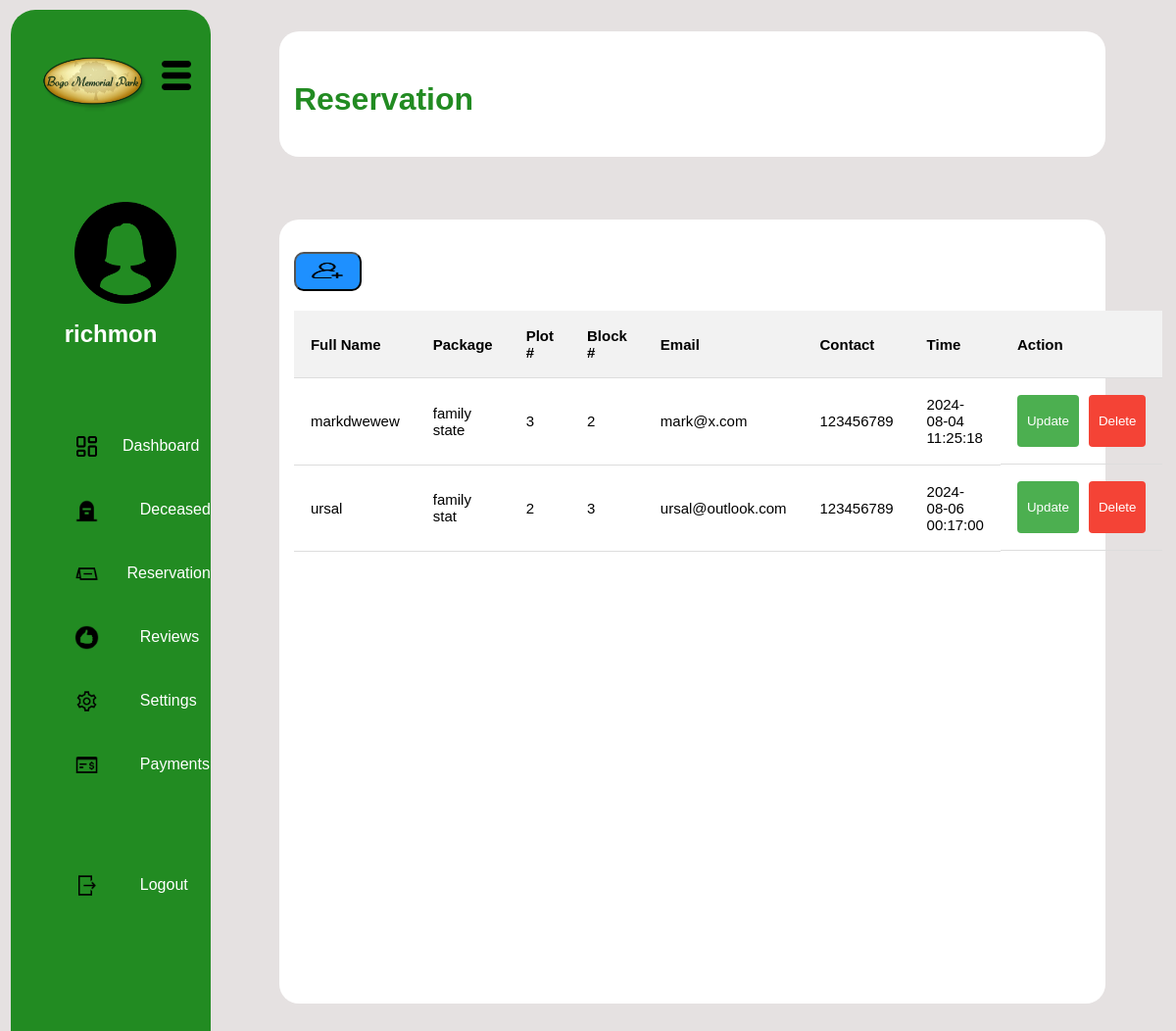
The app's page /adminreservation.php (signed in), older data.
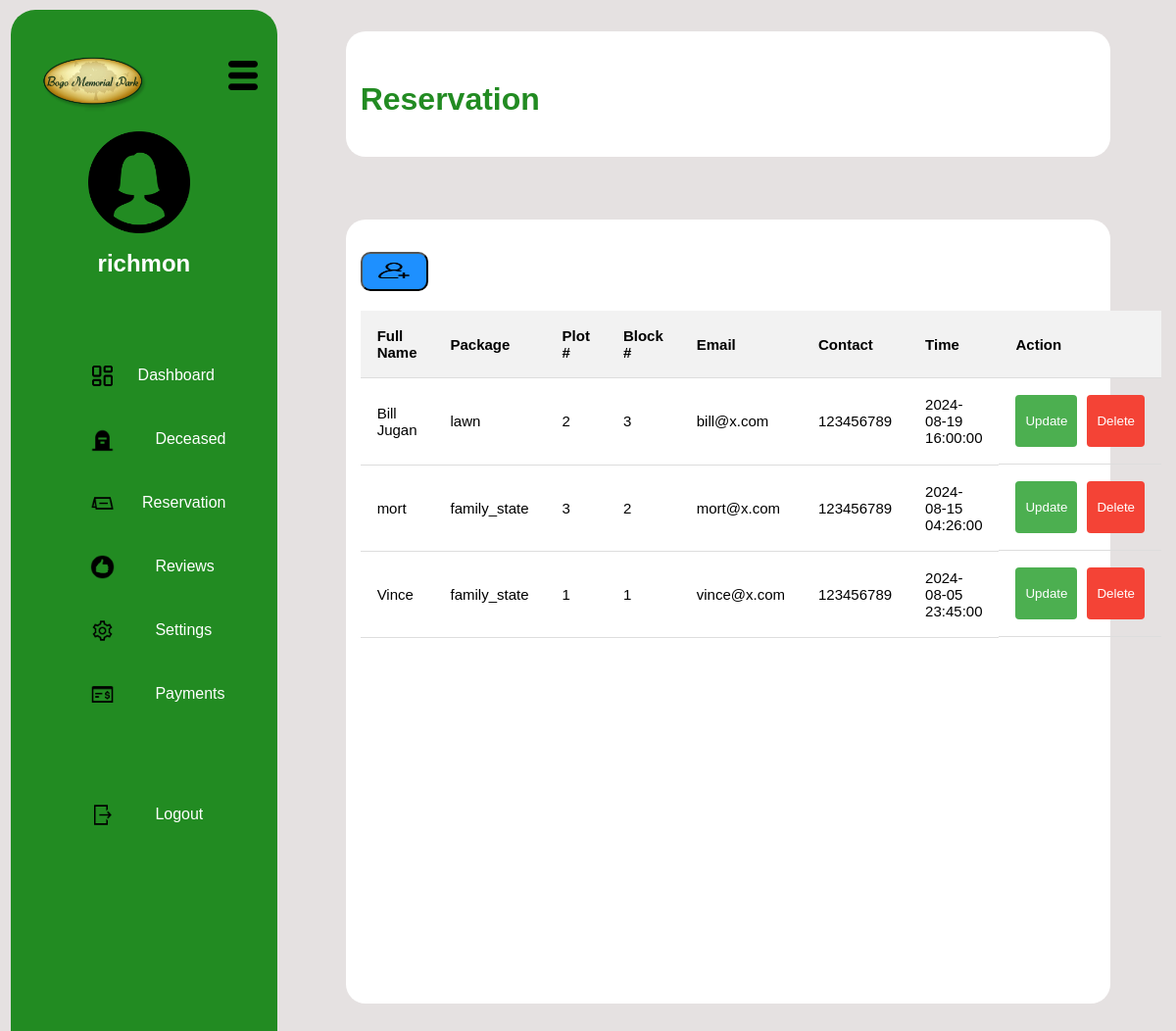
The same page, newer data.
### tables this page shows
CREATE TABLE `reservation` (
  `id` int(11) NOT NULL,
  `fullname` varchar(100) NOT NULL,
  `package` varchar(100) NOT NULL,
  `plotnumber` int(11) NOT NULL,
  `blocknumber` int(11) NOT NULL,
  `email` varchar(100) NOT NULL,
  `contact` int(11) NOT NULL,
  `time` timestamp NOT NULL DEFAULT current_timestamp() ON UPDATE current_timestamp()
);

### adminreservation.php (the view, shortened to what this page needs)
<?php
$firstname = isset($_SESSION['firstname']) ? htmlspecialchars($_SESSION['firstname']) : 'Guest';
require_once 'connection.php';
if (isset($pdo)) {
    $stmt = $pdo->prepare("SELECT * FROM reservation");
    $stmt->execute();
    $reservations = $stmt->fetchAll(PDO::FETCH_ASSOC);
} else {
    echo 'Database connection failed. Please try again later.';
    exit();
}
?>
<!DOCTYPE html>
<html lang="en">
<head>
    <link rel="stylesheet" href="CSS_FILE/adminreserved.css">
</head>
<body>
    <div class="row">
        <div class="left-content col-4">
            <div class="memoriallogo"><img src="./images/bogomemoriallogo.png" alt="bogomemoriallogo"></div>
            <div class="hamburgermenu"><img src="./images/hamburgermenu.png" alt="hamburgermenu"></div>
            <div class="adminprofile">
                <center><img src="./images/female.png" alt="adminicon">
                <h2><?php echo $firstname; ?></h2></center>
            </div>
            <center>
                <br>
                <div class="adminlinks">
                    <span><img src="./images/dashboard.png" alt="">&nbsp;&nbsp;<a href="adminDashboard.php">Dashboard</a></span>
                    <span><img src="./images/deceased.png" alt="">&nbsp;&nbsp;&nbsp;&nbsp;&nbsp;&nbsp;<a href="adminDeceased.php">Deceased</a></span>
                    <span><img src="./images/reservation.png" alt="">&nbsp;&nbsp;&nbsp;<a href="adminreservation.php">Reservation</a></span>
                    <span><img src="./images/review.png" alt="">&nbsp;&nbsp;&nbsp;&nbsp;&nbsp;&nbsp;<a href="adminreviews.php">Reviews</a></span>
                    <span><img src="./images/settings.png" alt="">&nbsp;&nbsp;&nbsp;&nbsp;&nbsp;&nbsp;<a href="adminsettings.php">Settings</a></span>
                    <span><img src="./images/payment.png" alt="">&nbsp;&nbsp;&nbsp;&nbsp;&nbsp;&nbsp;<a href="adminpayment.php">Payments</a></span>
                    <br>
                    <span><img src="./images/logout.png" alt="">&nbsp;&nbsp;&nbsp;&nbsp;&nbsp;&nbsp;<a href="logout.php">Logout</a></span>
                </div>
                <br>
            </center>
        </div>
        <div class="main">
            <div class="right-content1">
                <div class="right-header col-10">
                    <br>
                    <br>
                    <span><h1>Reservation</h1></span>
                </div>
            </div>
            <div class="addreservationvtn">
                <div class="right-header col-9">
                    <br>
                </div>
            </div>
            <div class="right-content2">
                <div class="right-header col-9">
                    <br>
                    <button class="btnadd "onclick="openAddModal()"><img src="./images/add-user.png" alt=""></button>
                    <table id="myTable">
                        <thead>
                            <tr>
                                <th>Full Name</th>
                                <th>Package</th>
                                <th>Plot #</th>
                                <th>Block #</th>
                                <th>Email</th>
                                <th>Contact</th>
                                <th>Time</th>
                                <th>Action</th>
                            </tr>
                        </thead>
                        <tbody>
                            <?php if (isset($reservations) && !empty($reservations)): ?>
                                <?php foreach ($reservations as $reservation): ?>
                                    <tr>
                                        <td><?php echo htmlspecialchars($reservation['fullname']); ?></td>
                                        <td><?php echo htmlspecialchars($reservation['package']); ?></td>
                                        <td><?php echo htmlspecialchars($reservation['plotnumber']); ?></td>
                                        <td><?php echo htmlspecialchars($reservation['blocknumber']); ?></td>
                                        <td><?php echo htmlspecialchars($reservation['email']); ?></td>
                                        <td><?php echo htmlspecialchars($reservation['contact']); ?></td>
                                        <td><?php echo htmlspecialchars($reservation['time']); ?></td>
                                        <td class="actions">
                                            <button class="button update" onclick="openModal(<?php echo htmlspecialchars(json_encode($reservation)); ?>)">Update</button>
                                            <form method="post" style="display:inline-block;">
                                                <button type="submit" class="button delete">Delete</button>
                                            </form>
                                        </td>
                                    </tr>
                                <?php endforeach; ?>
                            <?php else: ?>
                                <tr><td colspan="8">No reservations found.</td></tr>
                            <?php endif; ?>
                        </tbody>
                    </table>
                </div>
            </div>
        </div>
    </div>
</body>
</html>

### CSS_FILE/adminreserved.css (style rules this page uses)
* { margin: 0; padding: 0; box-sizing: border-box; font-family: Arial, sans-serif; }
body { background-color: #e5e1e1; }
.row::after { content: ""; clear: both; display: block; }
[class*="col-"] { float: left; padding: 15px; }
.col-4 { width: 33.33%; }
.col-9 { width: 75%; }
.col-10 { width: 83.33%; }
.row { width: 100%; height: 100vh; display: flex; }
.left-content { background-color: forestgreen; color: white; position: relative; border-radius: 25px; height: 140vh; margin-top: 0.6rem; margin-left: 0.7rem; }
.memoriallogo img { width: 150px; position: absolute; top: 2rem; }
.hamburgermenu img { width: 40px; float: right; margin-top: 2rem; }
.adminprofile img { width: 10rem; margin-top: 6rem; padding-left: 30px; }
.main { width: 100%; margin-top: 1rem; margin-left: 50px; }
.right-content1 { margin-left: 20px; width: 90%; height: 8rem; margin-top: 1rem; background-color: white; color: forestgreen; border-radius: 20px; }
.right-content2 { margin-left: 20px; width: 90%; height: 100vh; margin-top: 4rem; background-color: white; color: forestgreen; border-radius: 20px; }
.adminlinks a { text-decoration: none; color: white; font-size: 1rem; }
.adminlinks img { width: 25px; }
.adminlinks { display: block; margin: 15px 10px; padding: 15px; padding-left: 23%; }
.adminlinks span { display: flex; align-items: center; margin: 40px 0; }
.adminlinks img { display: block; margin-right: 15px; }
table { width: 80%; border-collapse: collapse; margin: 20px 0; font-size: 15px; text-align: left; color:black; }
th, td { padding: 17px; border-bottom: 1px solid #ddd; }
th { background-color: #f2f2f2; }
.actions { display: flex; gap: 10px; }
.button { padding: 19px 10px; border: none; cursor: pointer; border-radius: 4px; color: white; }
.update { background-color: #4caf50; }
.delete { background-color: #f44336; }
.btnadd { background-color: dodgerblue; width: 69px; height: 40px; cursor: pointer; border-radius: 10px; }
.btnadd img { width: 2rem; height: 2vh; cursor: pointer; }

Row changes from the older to the newer data that the page shows:
removed reservation: fullname "markdwewew", package "family state", plotnumber "3", blocknumber "2", email "mark@x.com", contact "123456789", time "2024-08-04 11:25:18"
removed reservation: fullname "ursal", package "family stat", plotnumber "2", blocknumber "3", email "ursal@outlook.com", contact "123456789", time "2024-08-06 00:17:00"
added reservation: fullname "Bill Jugan", package "lawn", plotnumber "2", blocknumber "3", email "bill@x.com", contact "123456789", time "2024-08-19 16:00:00"
added reservation: fullname "mort", package "family_state", plotnumber "3", blocknumber "2", email "mort@x.com", contact "123456789", time "2024-08-15 04:26:00"
added reservation: fullname "Vince", package "family_state", plotnumber "1", blocknumber "1", email "vince@x.com", contact "123456789", time "2024-08-05 23:45:00"
